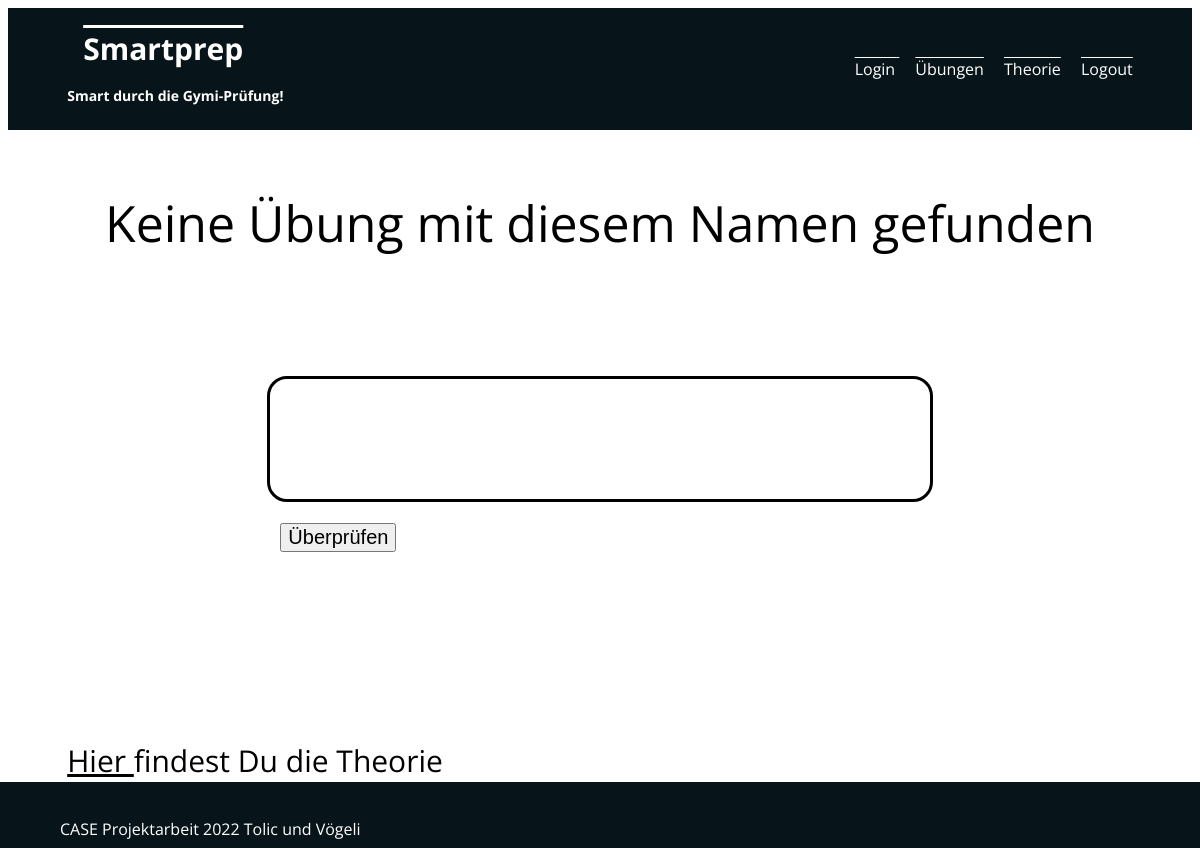
Page /math/algebra-grundlagen-2-1/ on the earlier database version.
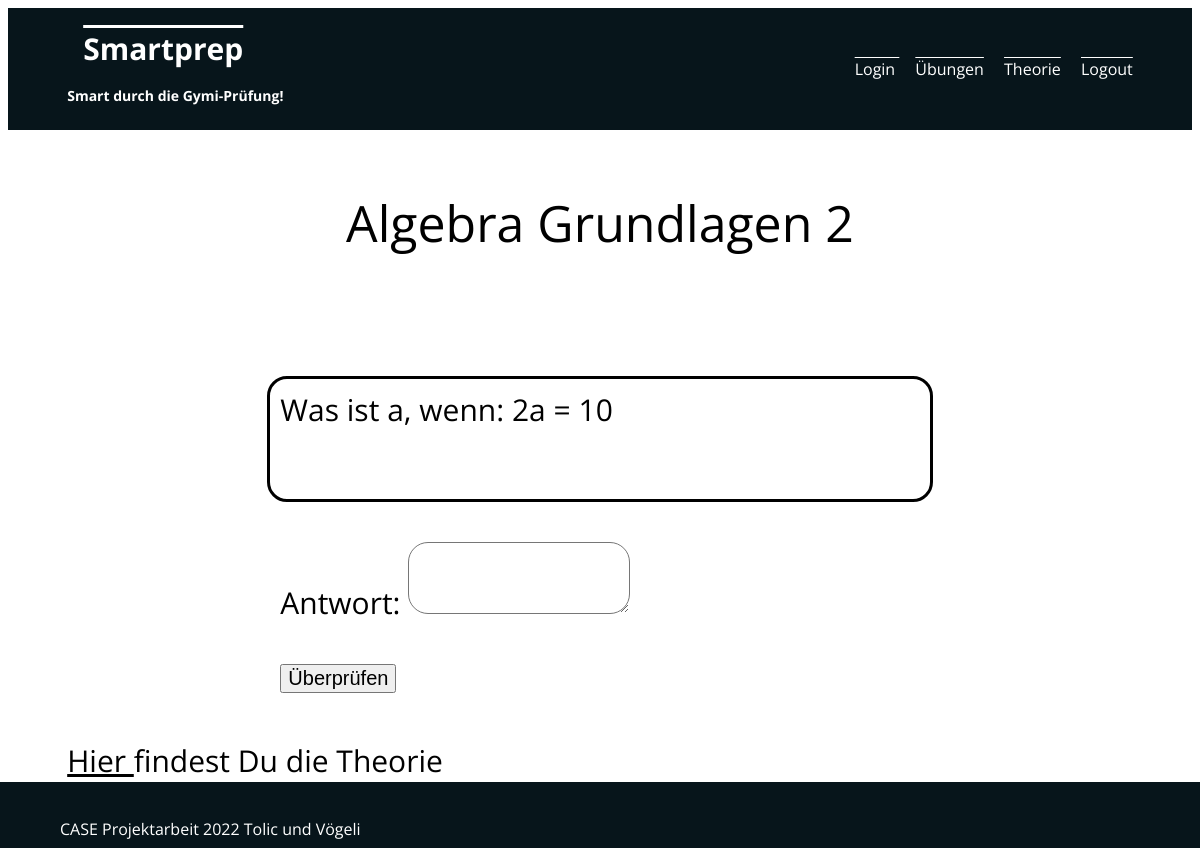
Same page on the later database version.
### prep/models.py (models this page shows, shortened)
class Uebung(models.Model):
    id = models.IntegerField(unique=True, primary_key=True)
    slug = models.SlugField(unique=True)
    titel = models.CharField(max_length=100)
    fach = models.TextField()
    thema = models.ForeignKey(Thema, on_delete=models.SET_NULL, null=True)
    frage = models.TextField(max_length=200)
    antwort = models.TextField()
    username = models.ManyToManyField(User, blank=True, null=True)

### prep/views.py (the view, shortened to what this page needs)
# urls.py: path('math/<slug:uebung_slug>/', views.uebung, name='uebung'), # our-domain.com/math/<dynamic-path-segment>
def uebung(request, uebung_slug):
    try:
        selected_uebung = Uebung.objects.get(slug=uebung_slug)
        if request.method =="GET":
            antwort_form = AntwortForm()
            return render(request,'prep/uebung.html', {
                    'uebung_found': True,
                    'uebung_titel': selected_uebung.titel,
                    'uebung_frage': selected_uebung.frage,
                    'uebung_antwort':selected_uebung.antwort,
                    'form': antwort_form,
            })
    except Exception as exc:
        return render(request,'prep/uebung.html',{
            'uebung:Found': False
        })

### prep/forms.py
class AntwortForm(forms.ModelForm):
    class Meta:
        model = Uebung
        fields = ['antwort']

### prep/templates/prep/uebung.html (shortened to what this page needs)
{% extends 'prep/base/base.html' %}
{% load static %}
{% block site_css %}
  <link rel="stylesheet" href="{% static 'prep/styles/math.css' %}">
{% endblock %}
{% block main_content %}
{% if uebung_found %}
<div class="text-container">{{ uebung_titel }}</div>
{% else %}
<div class="text-container">Keine Übung mit diesem Namen gefunden</div>
{% endif %}
{% endblock %}
{% block second_content %}
<div class="uebung-frage">{{ uebung_frage }}</div>
<div class = "antwort-feld">
  <form  method="POST">
    {{ form.as_p }}
    <div class= "check-actions">
      <button class= "überprüfen">Überprüfen</button>
    </div>
  </form>
</div>
{% endblock %}
{% block third_content %}
<div class="change-text">
<a href="{% url 'theorie' %}"class="btn-theorie">Hier </a>findest Du die Theorie</div>
</div>
{% endblock %}

Differences in the rows shown:
added Uebung: titel "Algebra Grundlagen 2", frage "Was ist a, wenn: 2a = 10"
Other differences:
text no longer shown: "Keine Übung mit diesem Namen gefunden"
text now shown: "Antwort:"
